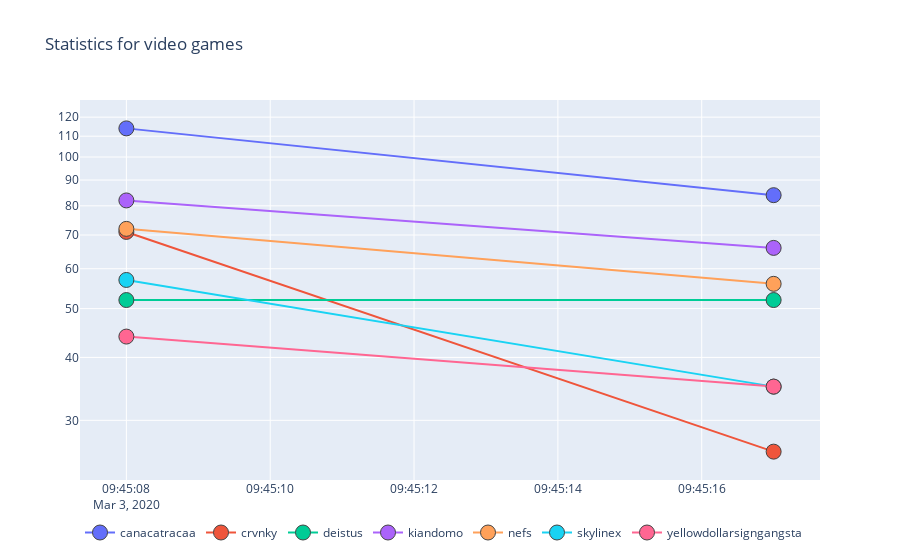

Notebook cell for this chart:
### Code cell
fig = go.Figure(data=data, layout=layout)
fig.update_layout(legend_orientation="h")
fig.update_layout( yaxis_type="log")
fig.show()

### Figure 1 — Plotly figure (JSON) as saved in the notebook; plotly's stock layout.template omitted (floating-point values rounded to 4 significant figures)
{"data": [{"marker": {"line": {"width": 1}, "size": 15}, "name": "canacatracaa", "type": "scatter", "x": ["2020-03-03T09:45:17Z", "2020-03-03T09:45:08Z"], "y": [84, 114]}, {"marker": {"line": {"width": 1}, "size": 15}, "name": "crvnky", "type": "scatter", "x": ["2020-03-03T09:45:17Z", "2020-03-03T09:45:08Z"], "y": [26, 71]}, {"marker": {"line": {"width": 1}, "size": 15}, "name": "deistus", "type": "scatter", "x": ["2020-03-03T09:45:17Z", "2020-03-03T09:45:08Z"], "y": [52, 52]}, {"marker": {"line": {"width": 1}, "size": 15}, "name": "kiandomo", "type": "scatter", "x": ["2020-03-03T09:45:17Z", "2020-03-03T09:45:08Z"], "y": [66, 82]}, {"marker": {"line": {"width": 1}, "size": 15}, "name": "nefs", "type": "scatter", "x": ["2020-03-03T09:45:17Z", "2020-03-03T09:45:08Z"], "y": [56, 72]}, {"marker": {"line": {"width": 1}, "size": 15}, "name": "skylinex", "type": "scatter", "x": ["2020-03-03T09:45:17Z", "2020-03-03T09:45:08Z"], "y": [35, 57]}, {"marker": {"line": {"width": 1}, "size": 15}, "name": "yellowdollarsigngangsta", "type": "scatter", "x": ["2020-03-03T09:45:17Z", "2020-03-03T09:45:08Z"], "y": [35, 44]}], "layout": {"legend": {"orientation": "h"}, "title": {"text": "Statistics for video games"}, "yaxis": {"type": "log"}}}
